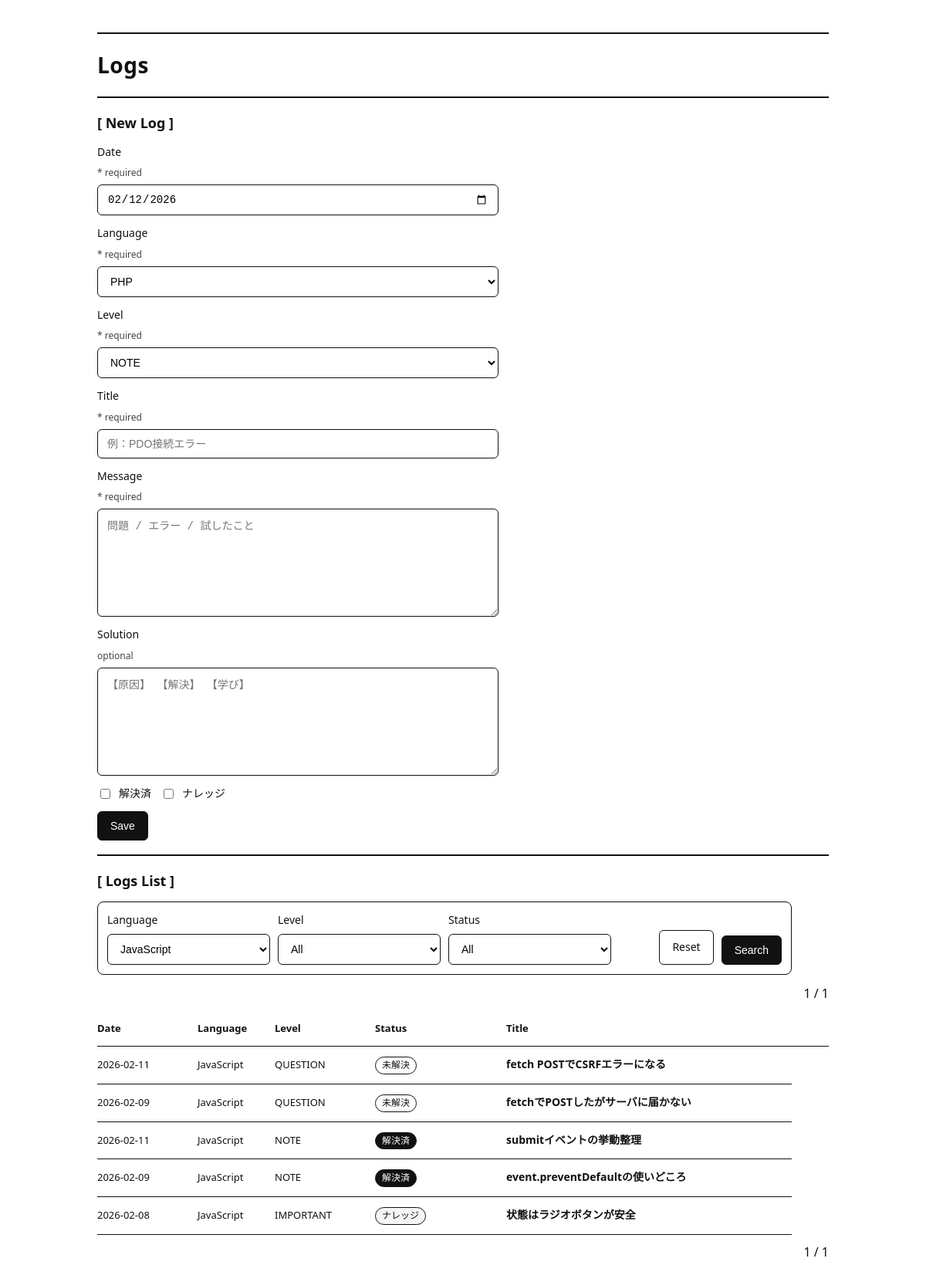
/index.php?language=JavaScript, run on the app's committed database.
### tables this page shows
CREATE TABLE logs (
  id BIGINT NOT NULL AUTO_INCREMENT COMMENT '学習ログID',

  occurred_at DATE NOT NULL COMMENT '学習日',
  language VARCHAR(50) NULL COMMENT '言語（PHP / Java / SQL など）',

  level VARCHAR(20) NOT NULL DEFAULT 'NOTE'
    COMMENT '分類（NOTE / QUESTION / IMPORTANT）',

  title VARCHAR(255) NOT NULL COMMENT 'タイトル（学習内容の要約）',
  message TEXT NOT NULL COMMENT '学習過程・問題点',
  solution TEXT NULL COMMENT '解決内容（未解決時はNULL）',

  is_resolved TINYINT NOT NULL DEFAULT 0
    COMMENT '解決済みフラグ（0:未解決 / 1:解決）',
  is_knowledge TINYINT NOT NULL DEFAULT 0
    COMMENT 'ナレッジ化フラグ（再利用価値あり）',

  created_at DATETIME NOT NULL DEFAULT CURRENT_TIMESTAMP
    COMMENT '作成日時',
  updated_at DATETIME NOT NULL DEFAULT CURRENT_TIMESTAMP
    ON UPDATE CURRENT_TIMESTAMP
    COMMENT '更新日時',

  sort_priority TINYINT AS (
    CASE
      WHEN is_resolved = 0 THEN 0
      WHEN is_knowledge = 1 THEN 2
      ELSE 1
    END
  ) STORED COMMENT '表示優先度（未解決→解決→ナレッジ）',

   
  CONSTRAINT chk_logs_is_resolved_01
    CHECK (is_resolved IN (0,1)),

  CONSTRAINT chk_logs_is_knowledge_01
    CHECK (is_knowledge IN (0,1)),

  CONSTRAINT chk_logs_knowledge_requires_resolved
    CHECK (is_knowledge = 0 OR is_resolved = 1),

  PRIMARY KEY (id),

  INDEX idx_logs_priority_occurred_updated
    (sort_priority, occurred_at, updated_at),

  INDEX idx_logs_resolved_occurred
    (is_resolved, occurred_at),

  INDEX idx_logs_language_occurred
    (language, occurred_at),

  INDEX idx_logs_level_occurred
    (level, occurred_at)

) COMMENT='学習ログ管理テーブル';

### src/lib/helpers.php (called while the page is built, shortened)
<?php
function h(?string $s): string
{
    return htmlspecialchars($s ?? '', ENT_QUOTES, 'UTF-8');
}
function render(string $view, array $params = []): void
{
    extract($params, EXTR_SKIP);
    $path = __DIR__ . '/../../views/' . $view . '.php';
    require $path;
}

### public/index.php (called while the page is built, shortened)
<?php
try {
    $limit = 10;
    $page_raw = (string)($_GET['page'] ?? '1');
    $page = (ctype_digit($page_raw) && (int)$page_raw >= 1) ? (int)$page_raw : 1;
    $offset = ($page - 1) * $limit;
    $cond = [
        'language' => (string)($_GET['language'] ?? ''),
        'level'    => (string)($_GET['level'] ?? ''),
        'status'   => (string)($_GET['status'] ?? ''),
    ];
    $total = logs_search_count($cond);
    $logs  = logs_search($cond, $limit, $offset);
    $total_pages = max(1, (int)ceil($total / $limit));
    render('index', [
        'logs'        => $logs,
        'cond'        => $cond,
        'page'        => $page,
        'total'       => $total,
        'total_pages' => $total_pages,
    ]);
} catch (Throwable $e) {
    http_response_code(500);
    render('index', ['errors' => ['E_SYSTEM'], 'logs' => []]);
}

### src/config/db.php (called while the page is built, shortened)
<?php
function db(): PDO
{
    static $pdo = null;
    if ($pdo instanceof PDO) return $pdo;
    $host = env('DB_HOST', '127.0.0.1');
    $name = env('DB_NAME', 'learning_log');
    $user = env('DB_USER', 'root');
    $pass = env('DB_PASS', '');
    $charset = env('DB_CHARSET', 'utf8mb4');
    $dsn = "mysql:host={$host};dbname={$name};charset={$charset}";
    $pdo = new PDO($dsn, $user, $pass, [
        PDO::ATTR_ERRMODE => PDO::ERRMODE_EXCEPTION,
        PDO::ATTR_DEFAULT_FETCH_MODE => PDO::FETCH_ASSOC,
    ]);
    return $pdo;
}

### src/repo/logs_repo.php (called while the page is built, shortened)
<?php
function logs_search(array $cond, int $limit = 10, int $offset = 0): array
{
    [$whereSql, $params] = logs_build_where($cond);
    $sql = "SELECT id, occurred_at, language, level, title, is_resolved, is_knowledge, updated_at
            FROM logs
            {$whereSql}
            ORDER BY sort_priority ASC, occurred_at DESC, updated_at DESC
            LIMIT :limit OFFSET :offset";
    $st = db()->prepare($sql);
    foreach ($params as $k => $v) {
        $st->bindValue($k, $v, is_int($v) ? PDO::PARAM_INT : PDO::PARAM_STR);
    }
    $st->bindValue(':limit', $limit, PDO::PARAM_INT);
    $st->bindValue(':offset', $offset, PDO::PARAM_INT);
    $st->execute();
    return $st->fetchAll();
}
function logs_build_where(array $cond): array
{
    $w = [];
    $p = [];
    $language = trim((string)($cond['language'] ?? ''));
    if ($language !== '') {
        $w[] = "language = :language";
        $p[':language'] = $language;
    }
    $level = trim((string)($cond['level'] ?? ''));
    $status = (string)($cond['status'] ?? '');
    $whereSql = '';
    if (!empty($w)) {
        $whereSql = 'WHERE ' . implode(' AND ', $w);
    }
    return [$whereSql, $p];
}

### views/index.php (the view, shortened to what this page needs)
<?php
$logs        = $logs ?? [];
$old         = $old ?? [];
$cond        = $cond ?? ['language' => '', 'level' => '', 'status' => ''];
$page        = (int)($page ?? 1);
$total_pages = (int)($total_pages ?? 1);
require __DIR__ . '/../src/components/header.php';
$langs  = ['PHP', 'Java', 'C++', 'JavaScript', 'Other'];
$levels = ['NOTE', 'QUESTION', 'IMPORTANT'];
$old_lang  = (string)($old['language'] ?? 'PHP');
$old_level = (string)($old['level'] ?? 'NOTE');
?>
  <div class="rule"></div>
  <h1>Logs</h1>
  <div class="rule"></div>
  <section class="section">
    <h2>[ New Log ]</h2>
    <form class="form" action="./index.php" method="post">
      <label>
        Date <span class="req">* required</span>
        <input
          type="date"
          name="occurred_at"
          required
          value="<?= h((string)($old['occurred_at'] ?? date('Y-m-d'))) ?>"
        />
      </label>
      <label>
        Language <span class="req">* required</span>
        <select name="language" required>
          <?php foreach ($langs as $v): ?>
            <option value="<?= h($v) ?>" <?= $old_lang === $v ? 'selected' : '' ?>>
              <?= h($v) ?>
            </option>
          <?php endforeach; ?>
        </select>
      </label>
      <label>
        Level <span class="req">* required</span>
        <select name="level" required>
          <?php foreach ($levels as $v): ?>
            <option value="<?= h($v) ?>" <?= $old_level === $v ? 'selected' : '' ?>>
              <?= h($v) ?>
            </option>
          <?php endforeach; ?>
        </select>
      </label>
      <label>
        Title <span class="req">* required</span>
        <input
          type="text"
          name="title"
          placeholder="例：PDO接続エラー"
          required
          value="<?= h((string)($old['title'] ?? '')) ?>"
        />
      </label>
      <label>
        Message <span class="req">* required</span>
        <textarea
          name="message"
          placeholder="問題 / エラー / 試したこと"
          required
        ><?= h((string)($old['message'] ?? '')) ?></textarea>
      </label>
      <label>
        Solution <span class="req">optional</span>
        <textarea
          name="solution"
          placeholder="【原因】 【解決】 【学び】"
        ><?= h((string)($old['solution'] ?? '')) ?></textarea>
      </label>
      <div class="check">
        <label>
          <input type="checkbox" name="is_resolved" <?= !empty($old['is_resolved']) ? 'checked' : '' ?>>
          解決済
        </label>
        <label>
          <input type="checkbox" name="is_knowledge" <?= !empty($old['is_knowledge']) ? 'checked' : '' ?>>
          ナレッジ
        </label>
      </div>
      <button class="btn" type="submit">Save</button>
    </form>
  </section>
  <div class="rule"></div>
  <section class="section">
    <h2>[ Logs List ]</h2>
    <form class="filters" action="./index.php" method="get">
      <div class="filters-row">
        <label>
          Language
          <select name="language">
            <?php foreach ($langs as $v): ?>
              <option value="<?= h($v) ?>" <?= (($cond['language'] ?? '') === $v) ? 'selected' : '' ?>>
                <?= h($v) ?>
              </option>
            <?php endforeach; ?>
          </select>
        </label>
        <label>
          Level
          <select name="level">
            <option value="" <?= (($cond['level'] ?? '') === '') ? 'selected' : '' ?>>All</option>
          </select>
        </label>
        <label>
          Status
          <select name="status">
            <option value=""          <?= (($cond['status'] ?? '') === '') ? 'selected' : '' ?>>All</option>
          </select>
        </label>
        <div style="display:flex; gap:10px; justify-content:flex-end; align-items:flex-end;">
          <a class="btn secondary" href="./index.php">Reset</a>
          <button class="btn" type="submit">Search</button>
        </div>
      </div>
    </form>
    <div class="pager" style="display:flex; gap:12px; align-items:center; justify-content:flex-end; margin: 10px 0;">
      <span><?= h((string)$page) ?> / <?= h((string)$total_pages) ?></span>
    </div>
    <div class="row head">
      <div>Date</div>
      <div>Language</div>
      <div>Level</div>
      <div>Status</div>
      <div>Title</div>
    </div>
    <div class="list">
      <?php if (empty($logs)): ?>
        <p>No logs.</p>
      <?php else: ?>
        <?php foreach ($logs as $row): ?>
          <?php
            $is_resolved  = (int)($row['is_resolved'] ?? 0) === 1;
            $is_knowledge = (int)($row['is_knowledge'] ?? 0) === 1;
          ?>
          <div class="row">
            <div class="meta"><?= h((string)($row['occurred_at'] ?? '')) ?></div>
            <div class="meta"><?= h((string)($row['language'] ?? '')) ?></div>
            <div class="meta"><?= h((string)($row['level'] ?? '')) ?></div>
            <div class="badges">
              <?php if ($is_knowledge): ?>
                <span class="badge knowledge">ナレッジ</span>
              <?php elseif (!$is_resolved): ?>
                <span class="badge unresolved">未解決</span>
              <?php else: ?>
                <span class="badge resolved">解決済</span>
              <?php endif; ?>
            </div>
            <div class="title">
              <a href="./detail.php?id=<?= (int)($row['id'] ?? 0) ?>">
                <?= h((string)($row['title'] ?? '')) ?>
              </a>
            </div>
          </div>
        <?php endforeach; ?>
      <?php endif; ?>
    </div>
    <div class="pager" style="display:flex; gap:12px; align-items:center; justify-content:flex-end; margin: 10px 0;">
      <span><?= h((string)$page) ?> / <?= h((string)$total_pages) ?></span>
    </div>
  </section>
<?php require __DIR__ . '/../src/components/footer.php'; ?>

### public/assets/css/base.css (style rules this page uses)
* { box-sizing: border-box; }
html, body { margin: 0; padding: 0; }
body { font-family: system-ui, -apple-system, "Segoe UI", Roboto, "Noto Sans JP", Arial, sans-serif; line-height: 1.6; background: #fff; color: #111; }
h1 { font-size: 28px; margin: 0; letter-spacing: 0.5px; }
h2 { font-size: 18px; margin: 0 0 12px; }
a { color: inherit; text-decoration: none; }
.rule { border-top: 2px solid #111; margin: 18px 0; }
.form { display: grid; gap: 12px; max-width: 520px; }
label { display: grid; gap: 6px; font-size: 14px; }
input[type="date"], input[type="text"], select, textarea { width: 100%; padding: 10px 12px; border: 1px solid #111; border-radius: 6px; font-size: 14px; background: #fff; }
textarea { min-height: 140px; resize: vertical; }
.req { font-size: 12px; color: #444; }
.btn { display: inline-block; width: fit-content; padding: 10px 16px; border: 1px solid #111; border-radius: 6px; background: #111; color: #fff; font-size: 14px; cursor: pointer; }
.btn.secondary { background: #fff; color: #111; }

### public/assets/css/index.css (style rules this page uses)
.page-index .section { margin-top: 18px; }
.page-index .filters { max-width: 900px; padding: 12px; border: 1px solid #111; border-radius: 8px; display: grid; gap: 10px; margin-bottom: 12px; }
.page-index .filters-row { display: grid; grid-template-columns: repeat(4, minmax(0, 1fr)); gap: 10px; align-items: end; }
.page-index .check { display: flex; gap: 12px; flex-wrap: wrap; font-size: 14px; }
.page-index .check label { display: inline-flex; gap: 8px; align-items: center; }
.page-index .list { max-width: 900px; }
.page-index .row { display: grid; grid-template-columns: 120px 90px 120px 160px 1fr; gap: 10px; padding: 12px 0; border-bottom: 1px solid #111; align-items: baseline; }
.page-index .head { font-weight: 600; font-size: 13px; }
.page-index .meta { font-size: 13px; white-space: nowrap; }
.page-index .title { font-size: 14px; font-weight: 600; }
.page-index .badges { display: flex; gap: 6px; flex-wrap: wrap; align-items: center; }
.page-index .badge { display: inline-block; padding: 2px 8px; border: 1px solid #111; border-radius: 999px; font-size: 12px; line-height: 1.4; width: fit-content; white-space: nowrap; }
.page-index .badge.resolved { background: #111; color: #fff; }
.page-index .badge.unresolved { background: #fff; color: #111; }
.page-index .badge.knowledge { background: #f5f5f5; color: #111; }

### data on the page
logs: is_resolved "1", occurred_at "2026-02-11", language "JavaScript", level "NOTE", is_knowledge "解決済", title "submitイベントの挙動整理"
logs: occurred_at "2026-02-11", language "JavaScript", level "QUESTION", is_knowledge "未解決", title "fetch POSTでCSRFエラーになる"
logs: occurred_at "2026-02-09", language "JavaScript", level "QUESTION", is_knowledge "未解決", title "fetchでPOSTしたがサーバに届かない"
logs: occurred_at "2026-02-09", language "JavaScript", level "NOTE", is_knowledge "解決済", title "event.preventDefaultの使いどころ"
logs: occurred_at "2026-02-08", language "JavaScript", level "IMPORTANT", is_knowledge "ナレッジ", title "状態はラジオボタンが安全"

### other printed values
form field language "PHP"
form field level "NOTE"
form field language "JavaScript"
